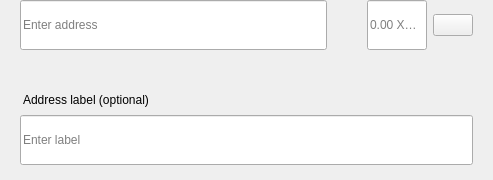
<?xml version="1.0" encoding="UTF-8"?>
<ui version="4.0">
 <class>SendMultiRow</class>
 <widget class="QWidget" name="SendMultiRow">
  <property name="geometry">
   <rect>
    <x>0</x>
    <y>0</y>
    <width>493</width>
    <height>180</height>
   </rect>
  </property>
  <property name="minimumSize">
   <size>
    <width>0</width>
    <height>0</height>
   </size>
  </property>
  <property name="maximumSize">
   <size>
    <width>16777215</width>
    <height>16777215</height>
   </size>
  </property>
  <property name="windowTitle">
   <string>Form</string>
  </property>
  <layout class="QVBoxLayout" name="verticalLayout_3">
   <property name="spacing">
    <number>0</number>
   </property>
   <property name="leftMargin">
    <number>0</number>
   </property>
   <property name="topMargin">
    <number>0</number>
   </property>
   <property name="rightMargin">
    <number>20</number>
   </property>
   <property name="bottomMargin">
    <number>5</number>
   </property>
   <item alignment="Qt::AlignTop">
    <widget class="QWidget" name="widget" native="true">
     <property name="sizePolicy">
      <sizepolicy hsizetype="Expanding" vsizetype="Maximum">
       <horstretch>0</horstretch>
       <verstretch>0</verstretch>
      </sizepolicy>
     </property>
     <property name="minimumSize">
      <size>
       <width>0</width>
       <height>60</height>
      </size>
     </property>
     <property name="maximumSize">
      <size>
       <width>16777215</width>
       <height>85</height>
      </size>
     </property>
     <layout class="QHBoxLayout" name="horizontalLayout" stretch="6,0,2">
      <property name="spacing">
       <number>0</number>
      </property>
      <property name="leftMargin">
       <number>8</number>
      </property>
      <property name="topMargin">
       <number>0</number>
      </property>
      <property name="rightMargin">
       <number>0</number>
      </property>
      <property name="bottomMargin">
       <number>0</number>
      </property>
      <item alignment="Qt::AlignTop">
       <widget class="QStackedWidget" name="stackedAddress">
        <property name="minimumSize">
         <size>
          <width>0</width>
          <height>50</height>
         </size>
        </property>
        <property name="maximumSize">
         <size>
          <width>16777215</width>
          <height>50</height>
         </size>
        </property>
        <widget class="QWidget" name="page_4">
         <property name="sizePolicy">
          <sizepolicy hsizetype="Expanding" vsizetype="Preferred">
           <horstretch>0</horstretch>
           <verstretch>0</verstretch>
          </sizepolicy>
         </property>
         <property name="minimumSize">
          <size>
           <width>0</width>
           <height>50</height>
          </size>
         </property>
         <property name="maximumSize">
          <size>
           <width>16777215</width>
           <height>55</height>
          </size>
         </property>
         <layout class="QVBoxLayout" name="verticalLayout_7">
          <property name="spacing">
           <number>0</number>
          </property>
          <property name="leftMargin">
           <number>12</number>
          </property>
          <property name="topMargin">
           <number>0</number>
          </property>
          <property name="rightMargin">
           <number>0</number>
          </property>
          <property name="bottomMargin">
           <number>0</number>
          </property>
          <item>
           <widget class="QLineEdit" name="lineEditAddress">
            <property name="minimumSize">
             <size>
              <width>0</width>
              <height>50</height>
             </size>
            </property>
            <property name="maximumSize">
             <size>
              <width>16777215</width>
              <height>50</height>
             </size>
            </property>
            <property name="placeholderText">
             <string>Enter address</string>
            </property>
           </widget>
          </item>
         </layout>
        </widget>
        <widget class="QWidget" name="page_3"/>
       </widget>
      </item>
      <item>
       <spacer name="horizontalSpacer_3">
        <property name="orientation">
         <enum>Qt::Horizontal</enum>
        </property>
        <property name="sizeType">
         <enum>QSizePolicy::Fixed</enum>
        </property>
        <property name="sizeHint" stdset="0">
         <size>
          <width>40</width>
          <height>20</height>
         </size>
        </property>
       </spacer>
      </item>
      <item>
       <layout class="QHBoxLayout" name="horizontalLayout_2">
        <property name="spacing">
         <number>6</number>
        </property>
        <item alignment="Qt::AlignTop">
         <widget class="QLineEdit" name="lineEditAmount">
          <property name="sizePolicy">
           <sizepolicy hsizetype="Expanding" vsizetype="Preferred">
            <horstretch>0</horstretch>
            <verstretch>0</verstretch>
           </sizepolicy>
          </property>
          <property name="minimumSize">
           <size>
            <width>0</width>
            <height>50</height>
           </size>
          </property>
          <property name="maximumSize">
           <size>
            <width>16777215</width>
            <height>50</height>
           </size>
          </property>
          <property name="maxLength">
           <number>17</number>
          </property>
          <property name="alignment">
           <set>Qt::AlignLeading|Qt::AlignLeft|Qt::AlignVCenter</set>
          </property>
          <property name="placeholderText">
           <string notr="true">0.00 XNODE</string>
          </property>
         </widget>
        </item>
        <item>
         <layout class="QVBoxLayout" name="verticalLayout">
          <property name="topMargin">
           <number>14</number>
          </property>
          <property name="bottomMargin">
           <number>0</number>
          </property>
          <item alignment="Qt::AlignTop">
           <widget class="QPushButton" name="btnMenu">
            <property name="minimumSize">
             <size>
              <width>0</width>
              <height>0</height>
             </size>
            </property>
            <property name="maximumSize">
             <size>
              <width>16777215</width>
              <height>16777215</height>
             </size>
            </property>
            <property name="focusPolicy">
             <enum>Qt::NoFocus</enum>
            </property>
            <property name="text">
             <string/>
            </property>
           </widget>
          </item>
         </layout>
        </item>
       </layout>
      </item>
     </layout>
    </widget>
   </item>
   <item>
    <widget class="QWidget" name="layoutLabel" native="true">
     <property name="minimumSize">
      <size>
       <width>0</width>
       <height>0</height>
      </size>
     </property>
     <property name="maximumSize">
      <size>
       <width>16777215</width>
       <height>16777215</height>
      </size>
     </property>
     <layout class="QVBoxLayout" name="verticalLayout_9">
      <property name="spacing">
       <number>6</number>
      </property>
      <property name="leftMargin">
       <number>20</number>
      </property>
      <property name="topMargin">
       <number>0</number>
      </property>
      <property name="rightMargin">
       <number>0</number>
      </property>
      <property name="bottomMargin">
       <number>10</number>
      </property>
      <item>
       <spacer name="verticalSpacer">
        <property name="orientation">
         <enum>Qt::Vertical</enum>
        </property>
        <property name="sizeType">
         <enum>QSizePolicy::Fixed</enum>
        </property>
        <property name="sizeHint" stdset="0">
         <size>
          <width>20</width>
          <height>20</height>
         </size>
        </property>
       </spacer>
      </item>
      <item>
       <widget class="QLabel" name="labelSubtitleDescription">
        <property name="styleSheet">
         <string notr="true">margin-bottom:2px;
margin-left:0.05px;
padding:0px;</string>
        </property>
        <property name="text">
         <string>Address label (optional)</string>
        </property>
       </widget>
      </item>
      <item>
       <widget class="QLineEdit" name="lineEditDescription">
        <property name="minimumSize">
         <size>
          <width>0</width>
          <height>50</height>
         </size>
        </property>
        <property name="maximumSize">
         <size>
          <width>16777215</width>
          <height>50</height>
         </size>
        </property>
        <property name="placeholderText">
         <string>Enter label</string>
        </property>
       </widget>
      </item>
     </layout>
    </widget>
   </item>
  </layout>
 </widget>
 <resources/>
 <connections/>
</ui>
